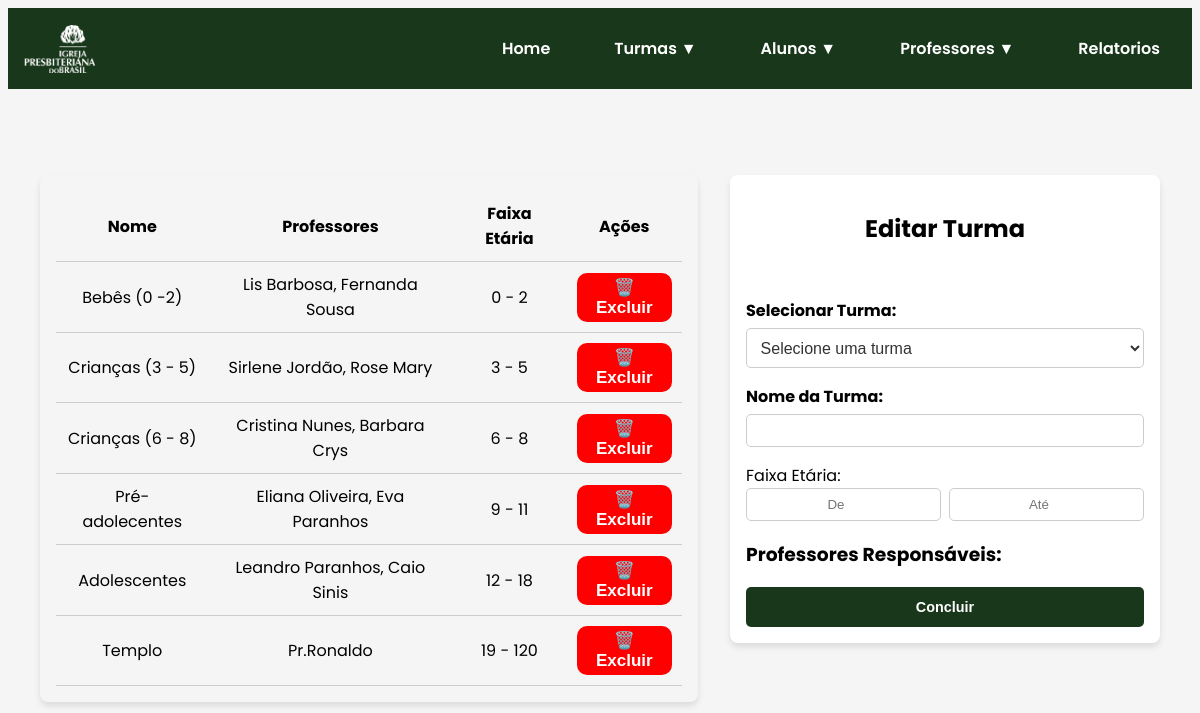
The app's page /turmas/ with its own data.
### core/models.py (models this page shows, shortened)
class Turma(models.Model):
    nome = models.CharField(max_length=100, unique=True)
    faixa_etaria_de = models.IntegerField()
    faixa_etaria_ate = models.IntegerField()
    codigo = models.CharField(max_length=8, unique=True, blank=True)  # Código identificador único

class Professor(models.Model):
    nome = models.CharField(max_length=255)
    data_nascimento = models.DateField()
    turmas = models.ManyToManyField("Turma", blank=True)
    matricula = models.CharField(max_length=10, unique=True, editable=False)  # Matrícula única

### core/views.py (the view)
# urls.py: path('turmas/', turmas_geral, name='turmas_geral'),
def turmas_geral(request):
    turmas = Turma.objects.prefetch_related("professor_set").all()  # Puxa os professores vinculados
    return render(request, 'turmasGeral.html', {'turmas': turmas})

### core/templates/turmasGeral.html (shortened to what this page needs)
{% load static %}
<!DOCTYPE html>
<html lang="pt-br">
<head>
    <link rel="stylesheet" href="{% static 'css/style.css' %}">
    <link rel="stylesheet" href="{% static 'css/turmasGeral.css' %}">
</head>
<body>
    <nav class="navbar">
        <div class="logo">
            <img src="{% static '/img/logoIPBbranco.png' %}" alt="Logotipo da Igreja">
        </div>
        <ul class="nav-links" id="nav-links">
            <li><a href="{% url 'home' %}">Home</a></li>
            <li class="dropdown">
                <a href="#" id="turmas-btn">Turmas ▼</a>
            </li>
            <li class="dropdown">
                <a href="#" id="alunos-btn">Alunos ▼</a>
            </li>
            <li class="dropdown">
                <a href="#" id="professores-btn">Professores ▼</a>
            </li>
            <li><a href="{% url 'relatorios' %}">Relatorios</a></li>
        </ul>
    </nav>
    <main class="turmas-container">
        <section class="turmas-listagem">
            <table class="turmas-tabela">
                <thead>
                    <tr>
                        <th>Nome</th>
                        <th>Professores</th>
                        <th>Faixa Etária</th>
                        <th>Ações</th>
                    </tr>
                </thead>
                <tbody id="turmas-tabela-body">
                    {% for turma in turmas %}
                    <tr>
                        <td>{{ turma.nome }}</td>
                        <td>
                            {% if turma.professor_set.all %}
                                {% for professor in turma.professor_set.all %}
                                    {{ professor.nome }}{% if not forloop.last %}, {% endif %}
                                {% endfor %}
                            {% else %}
                                Nenhum professor
                            {% endif %}
                        </td>
                        <td>{{ turma.faixa_etaria_de }} - {{ turma.faixa_etaria_ate }}</td>
                        <td>
                            <button class="btn-excluir-turma" data-turma-id="{{ turma.id }}">🗑️ Excluir</button>
                        </td>
                    </tr>
                    {% endfor %}
                </tbody>
            </table>
        </section>
        <section class="turmas-formulario">
            <div class="turmas-card">
                <div class="turmas-header">
                    <h2 id="turmas-titulo-form">Editar Turma</h2>
                </div>
                <div class="turmas-form-group">
                    <label for="turma-selecionada">Selecionar Turma:</label>
                    <select id="turma-selecionada" class="turmas-select">
                        <option value="">Selecione uma turma</option>
                    </select>
                </div>
                <form id="turmas-form">
                    <div class="turmas-form-group">
                        <label for="turmas-nome">Nome da Turma:</label>
                        <input type="text" id="turmas-nome" name="turmas-nome" required>
                    </div>
                    <div class="turmas-faixa-etaria">
                        <label for="turmas-faixa-de">Faixa Etária:</label>
                        <div class="turmas-faixa-container">
                            <input type="number" id="turmas-faixa-de" name="turmas-faixa-de" placeholder="De" required>
                            <input type="number" id="turmas-faixa-ate" name="turmas-faixa-ate" placeholder="Até" required>
                        </div>
                    </div>
                    <h3>Professores Responsáveis:</h3>
                    <button type="submit" class="turmas-submit" id="turmas-submit-button">Concluir</button>
                </form>
            </div>
        </section>
    </main>
</body>
</html>

### core/static/css/style.css (style rules this page uses)
:root { --primary-color: #1f4622; --text-color: white; --card-bg: #ffffff; --card-shadow: rgba(0, 0, 0, 0.1); font-family: Poppins; }
body { background-color: rgba(239, 239, 239, 0.612); }
.navbar { display: flex; justify-content: space-between; align-items: center; background-color: var(--primary-color); padding: 1rem; position: relative; z-index: 1000; }
.logo { flex: 1; display: flex; align-items: center; }
.logo img { height: 3rem; }
.nav-links { list-style: none; padding: 0; margin: 0; display: flex; flex-direction: row; gap: 2rem; background-color: var(--primary-color); }
.nav-links li { position: relative; }
.nav-links a { color: var(--text-color); text-decoration: none; font-size: 1rem; display: block; font-weight: 600; padding: 0.75rem 1rem; }
.btn-excluir-aluno, .btn-excluir-turma, .btn-excluir-professor { background-color: red; color: white; font-weight: 600; border-radius: 10px; border: none; font-size: 17px; padding: 4px 7px; }

### core/static/css/turmasGeral.css (style rules this page uses)
:root { --primary-color: #19381b; --text-color: white; --card-bg: #ffffff; --card-shadow: rgba(0, 0, 0, 0.1); font-family: Poppins; }
.turmas-container { display: flex; flex-direction: row; justify-content: space-between; align-items: flex-start; padding: 2rem; max-width: 1200px; margin: 0 auto; gap: 2rem; }
.turmas-listagem { flex: 2; padding: 1rem; border-radius: 8px; box-shadow: 0px 4px 6px var(--card-shadow); color: black; }
.turmas-tabela { width: 100%; border-collapse: collapse; color: black; }
.turmas-tabela th, .turmas-tabela td { padding: 10px; border-bottom: 1px solid #ccc; text-align: center; color: black; }
.turmas-tabela th { font-weight: bold; color: black; }
.turmas-formulario { flex: 1; background: var(--card-bg); padding: 1rem; border-radius: 8px; box-shadow: 0px 4px 6px var(--card-shadow); }
.turmas-card { display: flex; flex-direction: column; }
.turmas-header { display: flex; justify-content: center; align-items: center; margin-bottom: 2rem; }
.turmas-form-group { display: flex; flex-direction: column; margin-bottom: 1rem; }
.turmas-form-group label { font-size: 1rem; font-weight: bold; margin-bottom: 0.3rem; }
.turmas-form-group input { padding: 0.5rem; border: 1px solid #ccc; border-radius: 5px; }
.turmas-faixa-etaria { display: flex; flex-direction: column; margin-bottom: 1rem; }
.turmas-faixa-container { display: flex; gap: 0.5rem; }
.turmas-faixa-container input { flex: 1; padding: 0.5rem; border: 1px solid #ccc; border-radius: 5px; text-align: center; }
.turmas-submit { width: 100%; padding: 0.75rem; background: var(--primary-color); color: var(--text-color); border: none; border-radius: 5px; cursor: pointer; font-weight: bold; text-align: center; font-size: 0.9rem; }
.turmas-select { width: 100%; padding: 0.6rem; border: 1px solid #ccc; border-radius: 5px; background-color: #fff; font-size: 1rem; color: #333; cursor: pointer; outline: none; transition: border 0.3s ease-in-out; }
.turmas-select option { padding: 0.5rem; font-size: 1rem; }
@media (min-width: 768px) { .turmas-container { margin-top: 3.4rem; } }

### records on screen
Turma: nome "Bebês (0 -2)", faixa_etaria_de "0", faixa_etaria_ate "2"
Professor: nome "Lis Barbosa"
Professor: nome "Fernanda Sousa"
Turma: nome "Crianças (3 - 5)", faixa_etaria_de "3", faixa_etaria_ate "5"
Professor: nome "Sirlene Jordão"
Professor: nome "Rose Mary"
Turma: nome "Crianças (6 - 8)", faixa_etaria_de "6", faixa_etaria_ate "8"
Professor: nome "Cristina Nunes"
Professor: nome "Barbara Crys"
Turma: nome "Pré-adolecentes", faixa_etaria_de "9", faixa_etaria_ate "11"
Professor: nome "Eliana Oliveira"
Professor: nome "Eva Paranhos"
Turma: nome "Adolescentes", faixa_etaria_de "12", faixa_etaria_ate "18"
Professor: nome "Leandro Paranhos"
Professor: nome "Caio Sinis"
Turma: nome "Templo", faixa_etaria_de "19", faixa_etaria_ate "120"
Professor: nome "Pr.Ronaldo"
